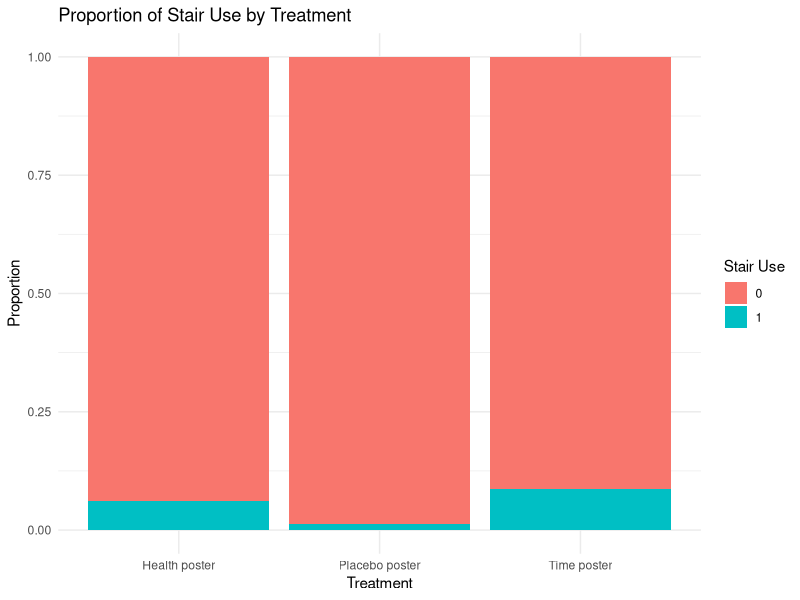
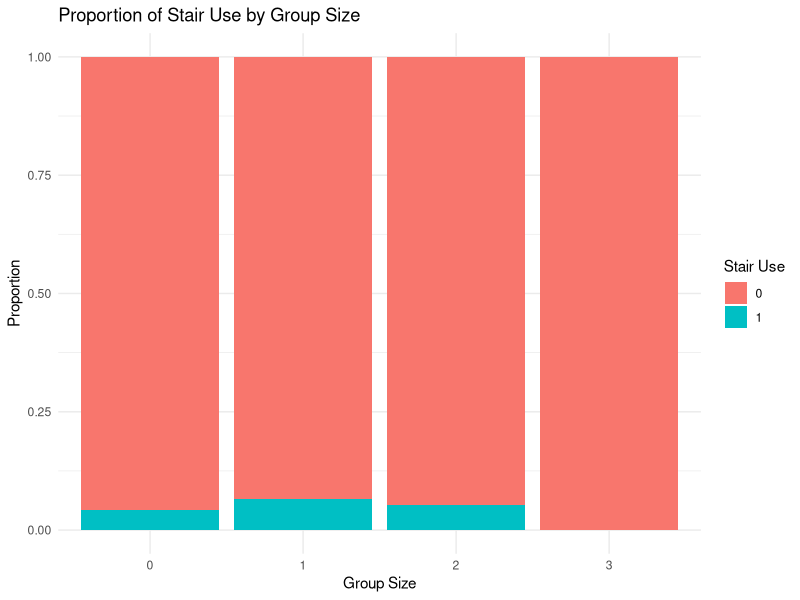
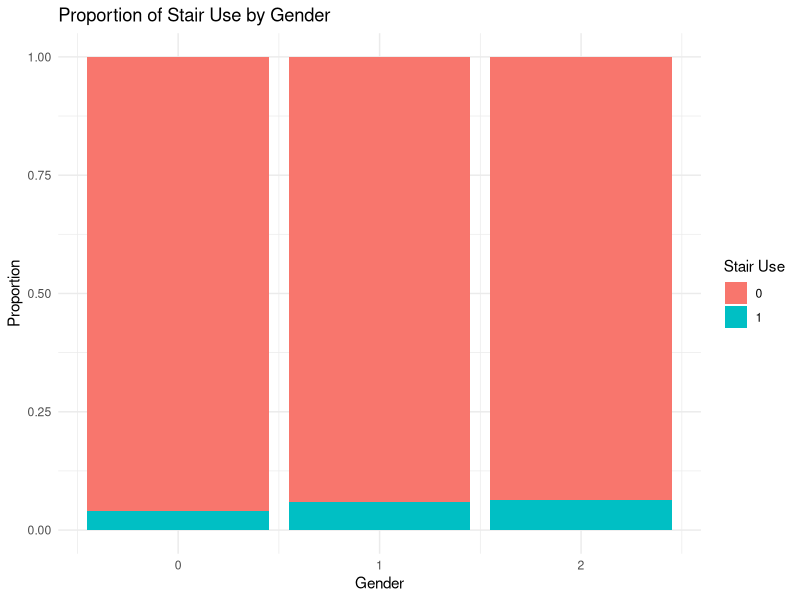
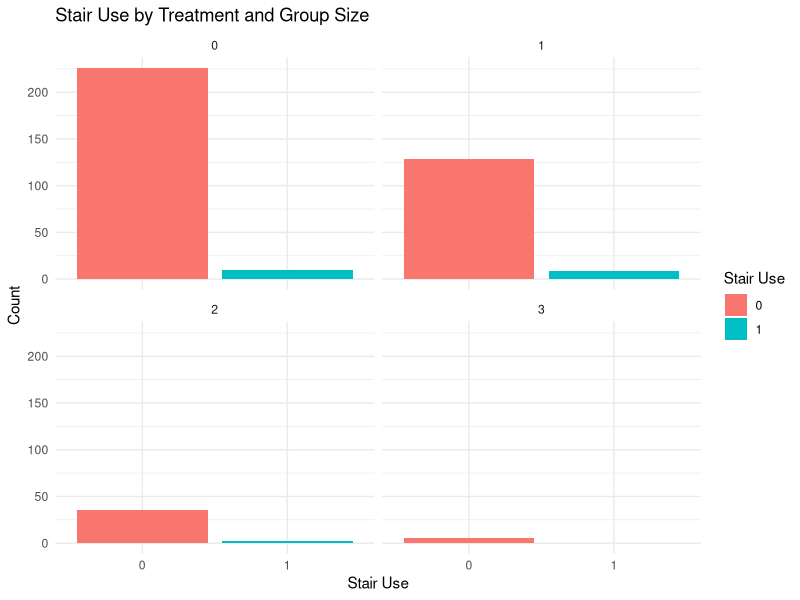
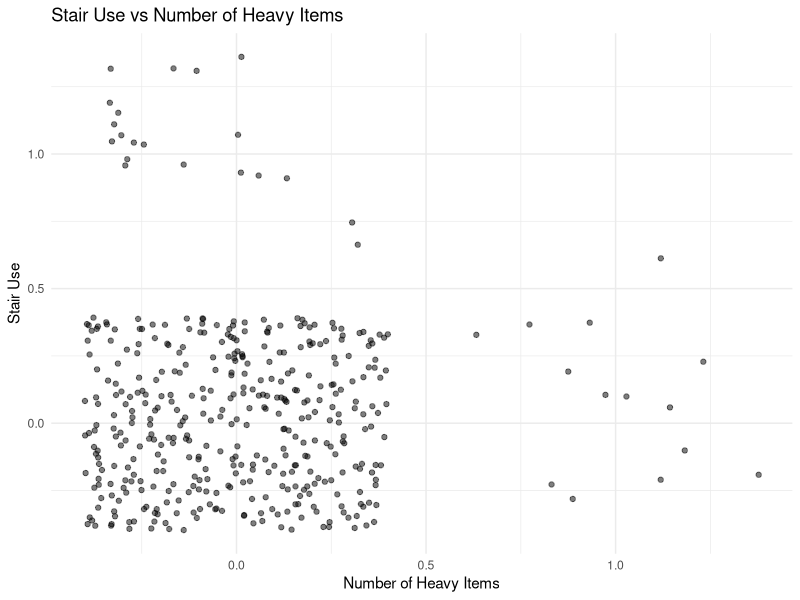

R code for these plots, in order:
## ---- chunk 1
library(ggplot2)
library(data.table)
## ---- chunk 2
d <- fread(file.path("..", "data", "processed", "CombinedData.csv"))
View(d)
## ---- chunk 3
ggplot(d, aes(x = treatment, fill = factor(stair_use))) +
  geom_bar(position = "fill") +
  labs(title = "Proportion of Stair Use by Treatment",
       x = "Treatment",
       y = "Proportion",
       fill = "Stair Use") +
  theme_minimal()
## ---- chunk 4
ggplot(d, aes(x = factor(group_size), fill = factor(stair_use))) +
  geom_bar(position = "fill") +
  labs(title = "Proportion of Stair Use by Group Size",
       x = "Group Size",
       y = "Proportion",
       fill = "Stair Use") +
  theme_minimal()
## ---- chunk 5
ggplot(d, aes(x = gender, fill = factor(stair_use))) +
  geom_bar(position = "fill") +
  labs(title = "Proportion of Stair Use by Gender",
       x = "Gender",
       y = "Proportion",
       fill = "Stair Use") +
  theme_minimal()
## ---- chunk 6
ggplot(d, aes(x = factor(stair_use), fill = factor(stair_use))) +
  geom_bar(position = "dodge") +
  facet_wrap(~ group_size) +
  labs(title = "Stair Use by Treatment and Group Size",
       x = "Stair Use",
       y = "Count",
       fill = "Stair Use") +
  theme_minimal()
## ---- chunk 7
?geom_jitter
## ---- chunk 8
ggplot(d, aes(x = heavy_items, y = stair_use)) +
  geom_jitter(alpha = 0.5) +
  labs(title = "Stair Use vs Number of Heavy Items",
       x = "Number of Heavy Items",
       y = "Stair Use") +
  theme_minimal()
